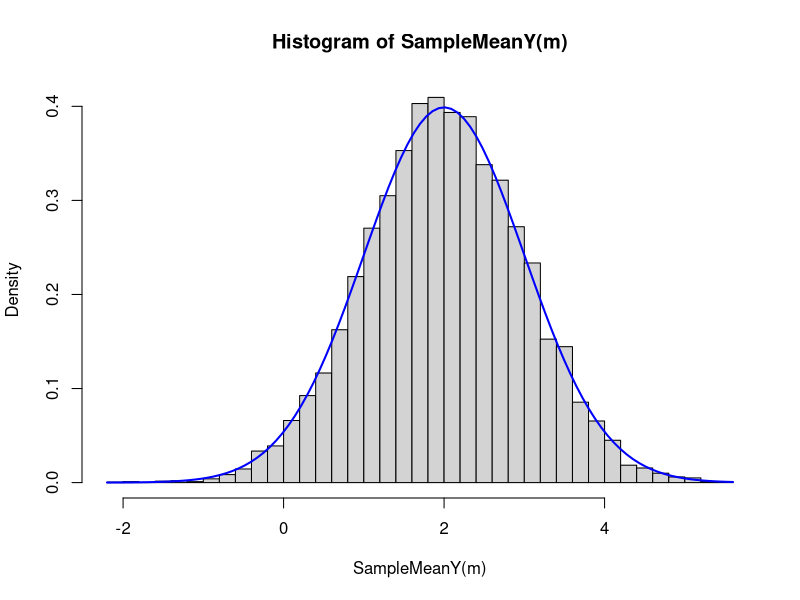

This figure's R source:
## 2.4.1 Mau ngau nhien phan phoi chuan
mu= 2
sigma = 2
Y = function() rnorm(1, mu, sigma)
vecY = function(n) replicate(n, Y())
n = 4
vecY(n)

MeanY = function() mean(vecY(n))
MeanY()

SampleMeanY = function(m) replicate(m, MeanY())
m = 10000
hist(SampleMeanY(m), freq = 0, breaks = 40)
curve(dnorm(x, mu, sigma/sqrt(n)), col = 'blue', lty=1, lwd = 2, add = TRUE)

